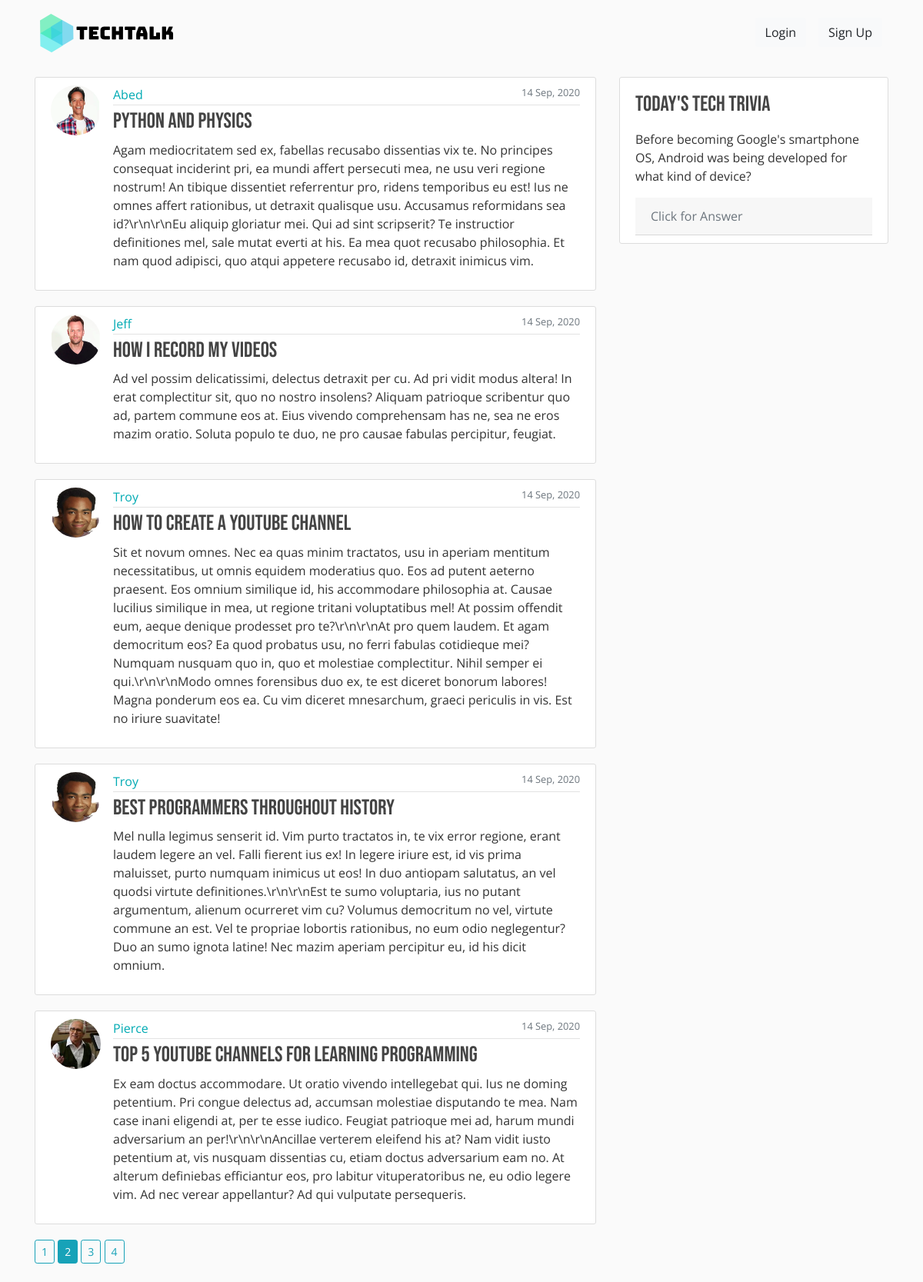
The page /home?page=2 on the database its author committed.
### techtalk/models.py (models this page shows, shortened)
class Post(db.Model):
    id = db.Column(db.Integer, primary_key=True)
    title = db.Column(db.String(100), nullable=False)
    date_posted = db.Column(db.DateTime, nullable=False, default=datetime.utcnow)
    content = db.Column(db.Text, nullable=False)
    user_id = db.Column(db.Integer, db.ForeignKey('user.id'), nullable=False)

class User(db.Model, UserMixin):
    id = db.Column(db.Integer, primary_key=True)
    username = db.Column(db.String(20), unique=True, nullable=False)
    email = db.Column(db.String(120), unique=True, nullable=False)
    image_file = db.Column(db.String(20), nullable=False, default='default.jpg')
    password = db.Column(db.String(60), nullable=False)
    posts = db.relationship('Post', backref='author', lazy=True)

### techtalk/main/routes.py (the view)
@main.route("/")
@main.route("/home")
def home():
    page = request.args.get('page', 1, type=int)
    posts = Post.query.order_by(Post.date_posted.desc()).paginate(page=page, per_page=5)
    return render_template('home.html', posts=posts)

### techtalk/templates/home.html
{% extends "layout.html" %}
{% block content %}
{% for post in posts.items %}
<article class="media content-section">
    <a href="{{ url_for('users.user_posts', username=post.author.username) }}">
        <img class="rounded-circle article-img" src="{{ url_for('static', filename='profile_pics/' + post.author.image_file) }}" alt="">
    </a>
    <div class="media-body">
        <div class="article-metadata">
            <a class="mr-2" href="{{ url_for('users.user_posts', username=post.author.username) }}">{{ post.author.username }}</a>
            <small class="text-muted float-right">{{ post.date_posted.strftime('%d %b, %Y') }}</small>
        </div>
        <h3><a class="article-title" href="{{ url_for('posts.post', post_id=post.id) }}">{{ post.title }}</a></h3>
        <p class="article-content">{{ post.content }}</p>
    </div>
</article>
{% endfor %}
{% for page_num in posts.iter_pages(left_edge=1, right_edge=1, left_current=1, right_current=2) %}
    {% if page_num %}
        {% if posts.page == page_num %}
        <a class="btn btn-sm btn-info mb-4" href="{{ url_for('main.home', page=page_num) }}">{{ page_num }}</a>
        {% else %}
        <a class="btn btn-sm btn-outline-info mb-4" href="{{ url_for('main.home', page=page_num) }}">{{ page_num }}</a>
        {% endif %}
    {% else %}
    ...
    {% endif %}
{% endfor %}
{% endblock content %}

### techtalk/static/main.css (style rules this page uses)
* { font-family: 'Open Sans', sans-serif; }
body { background: #fafafa; color: #333333; }
h1, h2, h3, h4, h5, h6 { color: #444444; font-family: 'Bebas Neue', cursive; }
a { color: #00AAB3; }
.content-section { background: #ffffff; padding: 10px 20px; border: 1px solid #dddddd; border-radius: 3px; margin-bottom: 20px; }
.article-title { color: #444444; font-family: 'Bebas Neue', cursive; }
.article-content { white-space: pre-line; }
.article-img { height: 65px; width: 65px; margin-right: 16px; }
.article-metadata { padding-bottom: 1px; margin-bottom: 4px; border-bottom: 1px solid #e3e3e3; }

### rows shown on the page
Post: image_file (picture), author.username "Abed", date_posted "14 Sep, 2020", title "Python and Physics", content "Agam mediocritatem sed ex, fabellas recusabo dissentias vix te. No principes consequat inciderint pri, ea mundi affert persecuti mea, ne usu veri regione nostrum! An tibique dissentiet referrentur pro, ridens temporibus eu est! Ius ne omnes affert rationibus, ut detraxit qualisque usu. Accusamus reformidans sea id?\\r\\n\\r\\nEu aliquip gloriatur mei. Qui ad sint scripserit? Te instructior definitiones mel, sale mutat everti at his. Ea mea quot recusabo philosophia. Et nam quod adipisci, quo atqui appetere recusabo id, detraxit inimicus vim."
Post: image_file (picture), author.username "Jeff", date_posted "14 Sep, 2020", title "How I Record My Videos", content "Ad vel possim delicatissimi, delectus detraxit per cu. Ad pri vidit modus altera! In erat complectitur sit, quo no nostro insolens? Aliquam patrioque scribentur quo ad, partem commune eos at. Eius vivendo comprehensam has ne, sea ne eros mazim oratio. Soluta populo te duo, ne pro causae fabulas percipitur, feugiat."
Post: image_file (picture), author.username "Troy", date_posted "14 Sep, 2020", title "How To Create A YouTube Channel", content "Sit et novum omnes. Nec ea quas minim tractatos, usu in aperiam mentitum necessitatibus, ut omnis equidem moderatius quo. Eos ad putent aeterno praesent. Eos omnium similique id, his accommodare philosophia at. Causae lucilius similique in mea, ut regione tritani voluptatibus mel! At possim offendit eum, aeque denique prodesset pro te?\\r\\n\\r\\nAt pro quem laudem. Et agam democritum eos? Ea quod probatus usu, no ferri fabulas cotidieque mei? Numquam nusquam quo in, quo et molestiae complectitur. Nihil semper ei qui.\\r\\n\\r\\nModo omnes forensibus duo ex, te est diceret bonorum labores! Magna ponderum eos ea. Cu vim diceret mnesarchum, graeci periculis in vis. Est no iriure suavitate!"
Post: image_file (picture), author.username "Troy", date_posted "14 Sep, 2020", title "Best Programmers Throughout History", content "Mel nulla legimus senserit id. Vim purto tractatos in, te vix error regione, erant laudem legere an vel. Falli fierent ius ex! In legere iriure est, id vis prima maluisset, purto numquam inimicus ut eos! In duo antiopam salutatus, an vel quodsi virtute definitiones.\\r\\n\\r\\nEst te sumo voluptaria, ius no putant argumentum, alienum ocurreret vim cu? Volumus democritum no vel, virtute commune an est. Vel te propriae lobortis rationibus, no eum odio neglegentur? Duo an sumo ignota latine! Nec mazim aperiam percipitur eu, id his dicit omnium."
Post: image_file (picture), author.username "Pierce", date_posted "14 Sep, 2020", title "Top 5 YouTube Channels For Learning Programming", content "Ex eam doctus accommodare. Ut oratio vivendo intellegebat qui. Ius ne doming petentium. Pri congue delectus ad, accumsan molestiae disputando te mea. Nam case inani eligendi at, per te esse iudico. Feugiat patrioque mei ad, harum mundi adversarium an per!\\r\\n\\r\\nAncillae verterem eleifend his at? Nam vidit iusto petentium at, vis nusquam dissentias cu, etiam doctus adversarium eam no. At alterum definiebas efficiantur eos, pro labitur vituperatoribus ne, eu odio legere vim. Ad nec verear appellantur? Ad qui vulputate persequeris."

### other values the page prints
{{ page_num }} "1" "3" "4"
{{ page_num }} "2"
